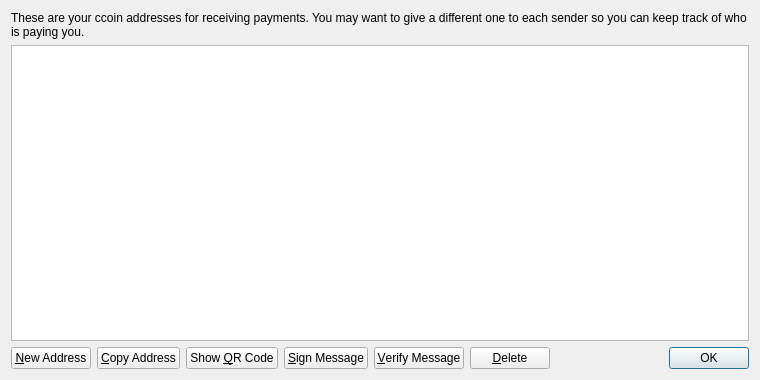
<?xml version="1.0" encoding="UTF-8"?>
<ui version="4.0">
 <class>AddressBookPage</class>
 <widget class="QWidget" name="AddressBookPage">
  <property name="geometry">
   <rect>
    <x>0</x>
    <y>0</y>
    <width>760</width>
    <height>380</height>
   </rect>
  </property>
  <property name="windowTitle">
   <string>Address Book</string>
  </property>
  <layout class="QVBoxLayout" name="verticalLayout">
   <item>
    <widget class="QLabel" name="labelExplanation">
     <property name="text">
      <string>These are your ccoin addresses for receiving payments. You may want to give a different one to each sender so you can keep track of who is paying you.</string>
     </property>
     <property name="textFormat">
      <enum>Qt::PlainText</enum>
     </property>
     <property name="wordWrap">
      <bool>true</bool>
     </property>
    </widget>
   </item>
   <item>
    <widget class="QTableView" name="tableView">
     <property name="contextMenuPolicy">
      <enum>Qt::CustomContextMenu</enum>
     </property>
     <property name="toolTip">
      <string>Double-click to edit address or label</string>
     </property>
     <property name="tabKeyNavigation">
      <bool>false</bool>
     </property>
     <property name="alternatingRowColors">
      <bool>true</bool>
     </property>
     <property name="selectionMode">
      <enum>QAbstractItemView::SingleSelection</enum>
     </property>
     <property name="selectionBehavior">
      <enum>QAbstractItemView::SelectRows</enum>
     </property>
     <property name="sortingEnabled">
      <bool>true</bool>
     </property>
     <attribute name="verticalHeaderVisible">
      <bool>false</bool>
     </attribute>
    </widget>
   </item>
   <item>
    <layout class="QHBoxLayout" name="horizontalLayout">
     <item>
      <widget class="QPushButton" name="newAddressButton">
       <property name="toolTip">
        <string>Create a new address</string>
       </property>
       <property name="text">
        <string>&amp;New Address</string>
       </property>
       <property name="icon">
        <iconset resource="../bitcoin.qrc">
         <normaloff>:/icons/add</normaloff>:/icons/add</iconset>
       </property>
      </widget>
     </item>
     <item>
      <widget class="QPushButton" name="copyToClipboard">
       <property name="toolTip">
        <string>Copy the currently selected address to the system clipboard</string>
       </property>
       <property name="text">
        <string>&amp;Copy Address</string>
       </property>
       <property name="icon">
        <iconset resource="../bitcoin.qrc">
         <normaloff>:/icons/editcopy</normaloff>:/icons/editcopy</iconset>
       </property>
      </widget>
     </item>
     <item>
      <widget class="QPushButton" name="showQRCode">
       <property name="text">
        <string>Show &amp;QR Code</string>
       </property>
       <property name="icon">
        <iconset resource="../bitcoin.qrc">
         <normaloff>:/icons/qrcode</normaloff>:/icons/qrcode</iconset>
       </property>
      </widget>
     </item>
     <item>
      <widget class="QPushButton" name="signMessage">
       <property name="toolTip">
        <string>Sign a message to prove you own a Bitcoin address</string>
       </property>
       <property name="text">
        <string>&amp;Sign Message</string>
       </property>
       <property name="icon">
        <iconset resource="../bitcoin.qrc">
         <normaloff>:/icons/edit</normaloff>:/icons/edit</iconset>
       </property>
      </widget>
     </item>
     <item>
      <widget class="QPushButton" name="verifyMessage">
       <property name="toolTip">
        <string>Verify a message to ensure it was signed with a specified Bitcoin address</string>
       </property>
       <property name="text">
        <string>&amp;Verify Message</string>
       </property>
       <property name="icon">
        <iconset resource="../bitcoin.qrc">
         <normaloff>:/icons/transaction_0</normaloff>:/icons/transaction_0</iconset>
       </property>
      </widget>
     </item>
     <item>
      <widget class="QPushButton" name="deleteButton">
       <property name="toolTip">
        <string>Delete the currently selected address from the list. Only sending addresses can be deleted.</string>
       </property>
       <property name="text">
        <string>&amp;Delete</string>
       </property>
       <property name="icon">
        <iconset resource="../bitcoin.qrc">
         <normaloff>:/icons/remove</normaloff>:/icons/remove</iconset>
       </property>
      </widget>
     </item>
     <item>
      <spacer name="horizontalSpacer">
       <property name="orientation">
        <enum>Qt::Horizontal</enum>
       </property>
       <property name="sizeHint" stdset="0">
        <size>
         <width>40</width>
         <height>20</height>
        </size>
       </property>
      </spacer>
     </item>
     <item>
      <widget class="QDialogButtonBox" name="buttonBox">
       <property name="sizePolicy">
        <sizepolicy hsizetype="Maximum" vsizetype="Fixed">
         <horstretch>0</horstretch>
         <verstretch>0</verstretch>
        </sizepolicy>
       </property>
       <property name="standardButtons">
        <set>QDialogButtonBox::Ok</set>
       </property>
      </widget>
     </item>
    </layout>
   </item>
  </layout>
 </widget>
 <resources>
  <include location="../bitcoin.qrc"/>
 </resources>
 <connections/>
</ui>
